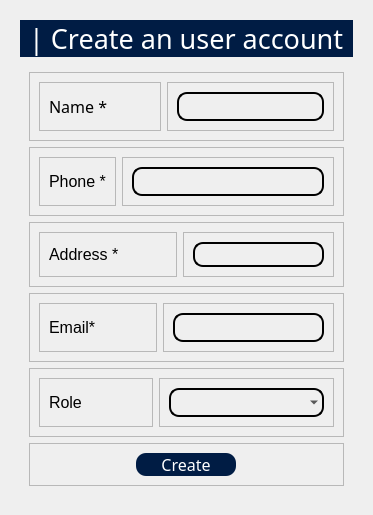
            <widget class="QWidget" name="CreateUser">
             <layout class="QHBoxLayout" name="horizontalLayout_182">
              <item>
               <widget class="QWidget" name="widget_111" native="true">
                <layout class="QVBoxLayout" name="verticalLayout_174">
                 <item>
                  <widget class="QWidget" name="widget_136" native="true">
                   <property name="sizePolicy">
                    <sizepolicy hsizetype="Preferred" vsizetype="Preferred">
                     <horstretch>0</horstretch>
                     <verstretch>0</verstretch>
                    </sizepolicy>
                   </property>
                   <property name="styleSheet">
                    <string notr="true">background-color: rgb(0, 28, 68);
border-radius: 20px;
color: white</string>
                   </property>
                   <layout class="QVBoxLayout" name="verticalLayout_172">
                    <property name="topMargin">
                     <number>0</number>
                    </property>
                    <property name="bottomMargin">
                     <number>0</number>
                    </property>
                    <item>
                     <widget class="QLabel" name="label_85">
                      <property name="font">
                       <font>
                        <family>Sans Serif Collection</family>
                        <pointsize>20</pointsize>
                       </font>
                      </property>
                      <property name="text">
                       <string>| Create an user account</string>
                      </property>
                     </widget>
                    </item>
                   </layout>
                  </widget>
                 </item>
                 <item>
                  <widget class="QWidget" name="widget_137" native="true">
                   <property name="sizePolicy">
                    <sizepolicy hsizetype="Preferred" vsizetype="Expanding">
                     <horstretch>0</horstretch>
                     <verstretch>0</verstretch>
                    </sizepolicy>
                   </property>
                   <layout class="QVBoxLayout" name="verticalLayout_173">
                    <item>
                     <widget class="QFrame" name="frame_182">
                      <property name="frameShape">
                       <enum>QFrame::StyledPanel</enum>
                      </property>
                      <property name="frameShadow">
                       <enum>QFrame::Raised</enum>
                      </property>
                      <layout class="QHBoxLayout" name="horizontalLayout_163">
                       <item>
                        <widget class="QFrame" name="frame_183">
                         <property name="frameShape">
                          <enum>QFrame::StyledPanel</enum>
                         </property>
                         <property name="frameShadow">
                          <enum>QFrame::Raised</enum>
                         </property>
                         <layout class="QHBoxLayout" name="horizontalLayout_164">
                          <property name="rightMargin">
                           <number>52</number>
                          </property>
                          <item>
                           <widget class="QLabel" name="label_86">
                            <property name="font">
                             <font>
                              <family>Sans Serif Collection</family>
                              <pointsize>12</pointsize>
                             </font>
                            </property>
                            <property name="text">
                             <string>Name *</string>
                            </property>
                           </widget>
                          </item>
                         </layout>
                        </widget>
                       </item>
                       <item>
                        <widget class="QFrame" name="frame_184">
                         <property name="frameShape">
                          <enum>QFrame::StyledPanel</enum>
                         </property>
                         <property name="frameShadow">
                          <enum>QFrame::Raised</enum>
                         </property>
                         <layout class="QHBoxLayout" name="horizontalLayout_165">
                          <item>
                           <widget class="QLineEdit" name="User_Name">
                            <property name="font">
                             <font>
                              <family>Sans Serif Collection</family>
                              <pointsize>10</pointsize>
                              <weight>50</weight>
                              <italic>false</italic>
                              <bold>false</bold>
                             </font>
                            </property>
                            <property name="styleSheet">
                             <string notr="true">background-color: rgba(0,0,0,0);
border: none;
border: 1.5px solid rgb(0, 0, 0);
color: rgb(0, 0, 0);
padding-bottom: 5px;
border-radius: 10px;
font: 10pt &quot;Sans Serif Collection&quot;;</string>
                            </property>
                           </widget>
                          </item>
                         </layout>
                        </widget>
                       </item>
                      </layout>
                     </widget>
                    </item>
                    <item>
                     <widget class="QFrame" name="frame_185">
                      <property name="frameShape">
                       <enum>QFrame::StyledPanel</enum>
                      </property>
                      <property name="frameShadow">
                       <enum>QFrame::Raised</enum>
                      </property>
                      <layout class="QHBoxLayout" name="horizontalLayout_166">
                       <item>
                        <widget class="QFrame" name="frame_186">
                         <property name="frameShape">
                          <enum>QFrame::StyledPanel</enum>
                         </property>
                         <property name="frameShadow">
                          <enum>QFrame::Raised</enum>
                         </property>
                         <layout class="QHBoxLayout" name="horizontalLayout_167">
                          <item>
                           <widget class="QLabel" name="label_87">
                            <property name="font">
                             <font>
                              <family>Arial</family>
                              <pointsize>12</pointsize>
                             </font>
                            </property>
                            <property name="text">
                             <string>Phone *</string>
                            </property>
                           </widget>
                          </item>
                         </layout>
                        </widget>
                       </item>
                       <item>
                        <widget class="QFrame" name="frame_187">
                         <property name="frameShape">
                          <enum>QFrame::StyledPanel</enum>
                         </property>
                         <property name="frameShadow">
                          <enum>QFrame::Raised</enum>
                         </property>
                         <layout class="QHBoxLayout" name="horizontalLayout_168">
                          <item>
                           <widget class="QLineEdit" name="User_Phone">
                            <property name="font">
                             <font>
                              <family>Sans Serif Collection</family>
                              <pointsize>10</pointsize>
                              <weight>50</weight>
                              <italic>false</italic>
                              <bold>false</bold>
                             </font>
                            </property>
                            <property name="styleSheet">
                             <string notr="true">background-color: rgba(0,0,0,0);
border: none;
border: 1.5px solid rgb(0, 0, 0);
color: rgb(0, 0, 0);
padding-bottom: 5px;
border-radius: 10px;
font: 10pt &quot;Sans Serif Collection&quot;;</string>
                            </property>
                           </widget>
                          </item>
                         </layout>
                        </widget>
                       </item>
                      </layout>
                     </widget>
                    </item>
                    <item>
                     <widget class="QFrame" name="frame_188">
                      <property name="frameShape">
                       <enum>QFrame::StyledPanel</enum>
                      </property>
                      <property name="frameShadow">
                       <enum>QFrame::Raised</enum>
                      </property>
                      <layout class="QHBoxLayout" name="horizontalLayout_169">
                       <item alignment="Qt::AlignLeft">
                        <widget class="QFrame" name="frame_189">
                         <property name="frameShape">
                          <enum>QFrame::StyledPanel</enum>
                         </property>
                         <property name="frameShadow">
                          <enum>QFrame::Raised</enum>
                         </property>
                         <layout class="QHBoxLayout" name="horizontalLayout_170">
                          <property name="rightMargin">
                           <number>57</number>
                          </property>
                          <item>
                           <widget class="QLabel" name="label_88">
                            <property name="font">
                             <font>
                              <family>Arial</family>
                              <pointsize>12</pointsize>
                             </font>
                            </property>
                            <property name="text">
                             <string>Address *</string>
                            </property>
                           </widget>
                          </item>
                         </layout>
                        </widget>
                       </item>
                       <item>
                        <widget class="QFrame" name="frame_190">
                         <property name="sizePolicy">
                          <sizepolicy hsizetype="Expanding" vsizetype="Preferred">
                           <horstretch>0</horstretch>
                           <verstretch>0</verstretch>
                          </sizepolicy>
                         </property>
                         <property name="frameShape">
                          <enum>QFrame::StyledPanel</enum>
                         </property>
                         <property name="frameShadow">
                          <enum>QFrame::Raised</enum>
                         </property>
                         <layout class="QHBoxLayout" name="horizontalLayout_171">
                          <item>
                           <widget class="QLineEdit" name="User_Address">
                            <property name="styleSheet">
                             <string notr="true">background-color: rgba(0,0,0,0);
border: none;
border: 1.5px solid rgb(0, 0, 0);
color: rgb(0, 0, 0);
padding-bottom: 5px;
border-radius: 10px;
font: 10pt &quot;Sans Serif Collection&quot;;</string>
                            </property>
                           </widget>
                          </item>
                         </layout>
                        </widget>
                       </item>
                      </layout>
                     </widget>
                    </item>
                    <item>
                     <widget class="QFrame" name="frame_191">
                      <property name="frameShape">
                       <enum>QFrame::StyledPanel</enum>
                      </property>
                      <property name="frameShadow">
                       <enum>QFrame::Raised</enum>
                      </property>
                      <layout class="QHBoxLayout" name="horizontalLayout_172">
                       <item>
                        <widget class="QFrame" name="frame_192">
                         <property name="frameShape">
                          <enum>QFrame::StyledPanel</enum>
                         </property>
                         <property name="frameShadow">
                          <enum>QFrame::Raised</enum>
                         </property>
                         <layout class="QHBoxLayout" name="horizontalLayout_173">
                          <property name="rightMargin">
                           <number>60</number>
                          </property>
                          <item>
                           <widget class="QLabel" name="label_89">
                            <property name="font">
                             <font>
                              <family>Arial</family>
                              <pointsize>12</pointsize>
                             </font>
                            </property>
                            <property name="text">
                             <string>Email*</string>
                            </property>
                           </widget>
                          </item>
                         </layout>
                        </widget>
                       </item>
                       <item>
                        <widget class="QFrame" name="frame_193">
                         <property name="frameShape">
                          <enum>QFrame::StyledPanel</enum>
                         </property>
                         <property name="frameShadow">
                          <enum>QFrame::Raised</enum>
                         </property>
                         <layout class="QHBoxLayout" name="horizontalLayout_174">
                          <item>
                           <widget class="QLineEdit" name="User_Email">
                            <property name="font">
                             <font>
                              <family>Sans Serif Collection</family>
                              <pointsize>10</pointsize>
                              <weight>50</weight>
                              <italic>false</italic>
                              <bold>false</bold>
                             </font>
                            </property>
                            <property name="styleSheet">
                             <string notr="true">background-color: rgba(0,0,0,0);
border: none;
border: 1.5px solid rgb(0, 0, 0);
color: rgb(0, 0, 0);
padding-bottom: 5px;
border-radius: 10px;
font: 10pt &quot;Sans Serif Collection&quot;;</string>
                            </property>
                           </widget>
                          </item>
                         </layout>
                        </widget>
                       </item>
                      </layout>
                     </widget>
                    </item>
                    <item>
                     <widget class="QFrame" name="frame_194">
                      <property name="frameShape">
                       <enum>QFrame::StyledPanel</enum>
                      </property>
                      <property name="frameShadow">
                       <enum>QFrame::Raised</enum>
                      </property>
                      <layout class="QHBoxLayout" name="horizontalLayout_175">
                       <item alignment="Qt::AlignLeft">
                        <widget class="QFrame" name="frame_195">
                         <property name="sizePolicy">
                          <sizepolicy hsizetype="Preferred" vsizetype="Preferred">
                           <horstretch>0</horstretch>
                           <verstretch>0</verstretch>
                          </sizepolicy>
                         </property>
                         <property name="frameShape">
                          <enum>QFrame::StyledPanel</enum>
                         </property>
                         <property name="frameShadow">
                          <enum>QFrame::Raised</enum>
                         </property>
                         <layout class="QHBoxLayout" name="horizontalLayout_176">
                          <property name="rightMargin">
                           <number>70</number>
                          </property>
                          <item>
                           <widget class="QLabel" name="label_90">
                            <property name="font">
                             <font>
                              <family>Arial</family>
                              <pointsize>12</pointsize>
                             </font>
                            </property>
                            <property name="text">
                             <string>Role</string>
                            </property>
                           </widget>
                          </item>
                         </layout>
                        </widget>
                       </item>
                       <item>
                        <widget class="QFrame" name="frame_196">
                         <property name="sizePolicy">
                          <sizepolicy hsizetype="Expanding" vsizetype="Preferred">
                           <horstretch>0</horstretch>
                           <verstretch>0</verstretch>
                          </sizepolicy>
                         </property>
                         <property name="frameShape">
                          <enum>QFrame::StyledPanel</enum>
                         </property>
                         <property name="frameShadow">
                          <enum>QFrame::Raised</enum>
                         </property>
                         <layout class="QHBoxLayout" name="horizontalLayout_177">
                          <item>
                           <widget class="QComboBox" name="User_RoleCB">
                            <property name="sizePolicy">
                             <sizepolicy hsizetype="Preferred" vsizetype="Preferred">
                              <horstretch>0</horstretch>
                              <verstretch>0</verstretch>
                             </sizepolicy>
                            </property>
                            <property name="font">
                             <font>
                              <family>Sans Serif Collection</family>
                              <pointsize>10</pointsize>
                              <weight>50</weight>
                              <italic>false</italic>
                              <bold>false</bold>
                             </font>
                            </property>
                            <property name="styleSheet">
                             <string notr="true">background-color: rgba(0,0,0,0);
border: none;
border: 1.5px solid rgb(0, 0, 0);
color: rgb(0, 0, 0);
padding-bottom: 5px;
border-radius: 10px;
font: 10pt &quot;Sans Serif Collection&quot;;</string>
                            </property>
                           </widget>
                          </item>
                         </layout>
                        </widget>
                       </item>
                      </layout>
                     </widget>
                    </item>
                    <item>
                     <widget class="QFrame" name="frame_200">
                      <property name="frameShape">
                       <enum>QFrame::StyledPanel</enum>
                      </property>
                      <property name="frameShadow">
                       <enum>QFrame::Raised</enum>
                      </property>
                      <layout class="QHBoxLayout" name="horizontalLayout_181">
                       <item alignment="Qt::AlignHCenter">
                        <widget class="QPushButton" name="CraeteUserButton">
                         <property name="minimumSize">
                          <size>
                           <width>100</width>
                           <height>0</height>
                          </size>
                         </property>
                         <property name="font">
                          <font>
                           <family>Sans Serif Collection</family>
                           <pointsize>12</pointsize>
                          </font>
                         </property>
                         <property name="styleSheet">
                          <string notr="true">background-color: rgb(0, 28, 68);
border-radius: 10px;
color: white</string>
                         </property>
                         <property name="text">
                          <string>Create</string>
                         </property>
                        </widget>
                       </item>
                      </layout>
                     </widget>
                    </item>
                   </layout>
                  </widget>
                 </item>
                </layout>
               </widget>
              </item>
             </layout>
            </widget>
